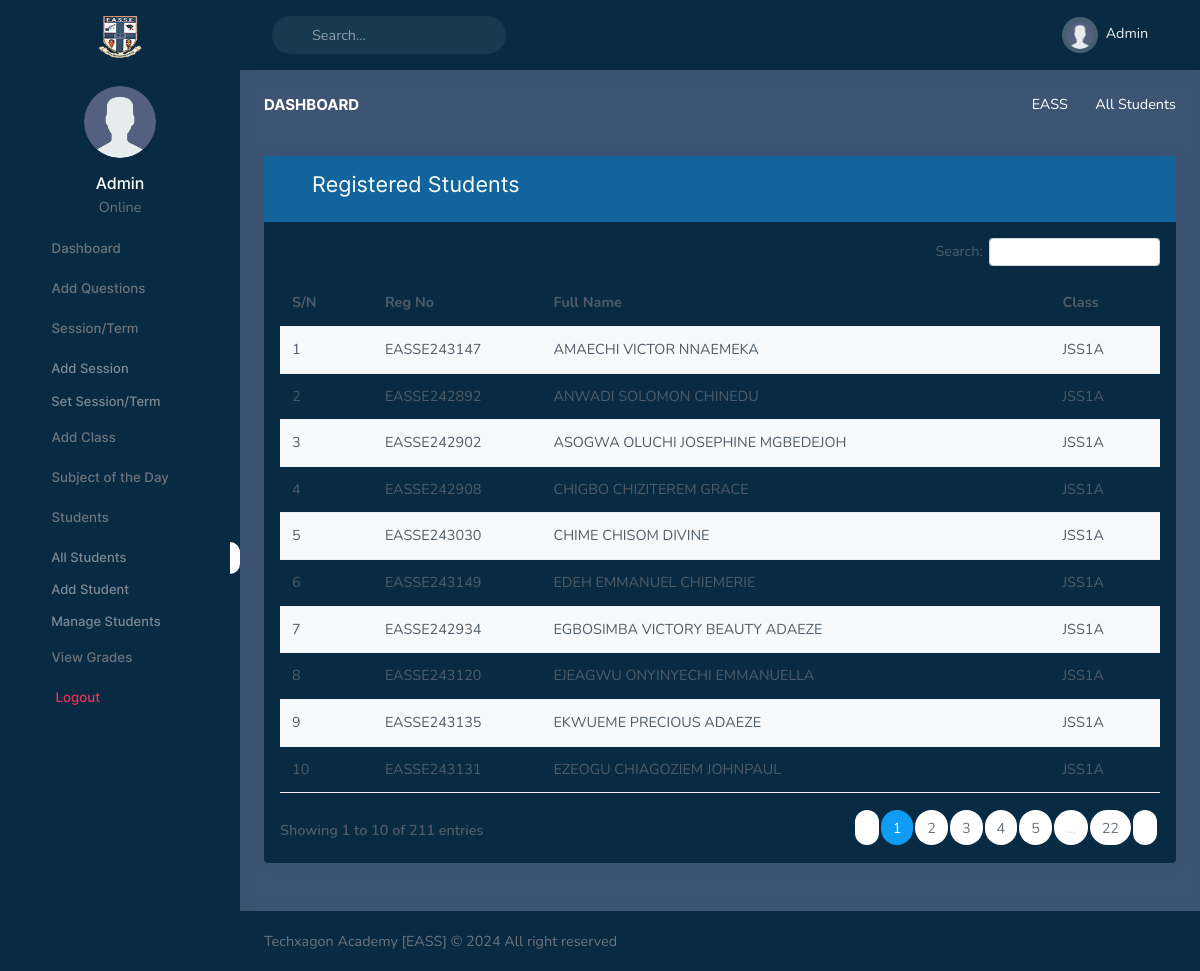
The page /dashboard/students.php (signed in) on the database its author committed.
### tables this page shows
CREATE TABLE `students` (
  `id` bigint(255) NOT NULL,
  `reg_no` varchar(255) NOT NULL,
  `fullname` varchar(255) NOT NULL,
  `class` varchar(255) NOT NULL,
  `English_Language` varchar(255) NOT NULL,
  `Mathematics` varchar(255) NOT NULL,
  `Business_Studies` varchar(255) NOT NULL,
  `Agric_Science` varchar(255) NOT NULL,
  `Basic_Science` varchar(255) NOT NULL,
  `Basic_Technology` varchar(255) NOT NULL,
  `CRS` varchar(255) NOT NULL,
  `Social_Studies` varchar(255) NOT NULL,
  `History` varchar(255) NOT NULL,
  `Civic_Education` varchar(255) NOT NULL,
  `Igbo` varchar(255) NOT NULL,
  `Computer_Studies` varchar(255) NOT NULL,
  `French_Language` varchar(255) NOT NULL,
  `CCA` varchar(255) NOT NULL,
  `Home_Economics` varchar(255) NOT NULL,
  `HPE` varchar(255) NOT NULL,
  `Security_Education` varchar(255) NOT NULL
);

### dashboard/students.php (the view, shortened to what this page needs)
<?php
include_once __DIR__ . '/partials/admin_header.php';
?>
<div class="vertical-menu" style="background-color: #082B43;">
	<div data-simplebar class="h-100">
		<div class="user-profile text-center mt-3">
			<div class="">
				<img src="<?= ROOT_URL ?>dashboard/assets/images/users_avatar/user.png" alt="user-img" title="<?= $username ?>" class="rounded-circle avatar-md">
			</div>
			<div class="mt-3">
				<h4 class="font-size-16 mb-1 text-white"><?= $username ?></h4>
				<span class="text-muted"><i class="ri-record-circle-line align-middle font-size-14 text-success"></i> Online</span>
			</div>
		</div>
		<div id="sidebar-menu">
			<ul class="metismenu list-unstyled" id="side-menu">
				<li>
					<a href="index.php" class="waves-effect">
						<i class="ri-dashboard-line"></i>
						<span>Dashboard</span>
					</a>
				</li>
				<li>
					<a href="add_questions.php" class="waves-effect">
						<i class="ri-file-add-line align-middle"></i>
						<span>Add Questions</span>
					</a>
				</li>
				<li>
					<a href="javascript: void(0);" class="has-arrow waves-effect">
						<i class="ri-file-add-line align-middle"></i>
						<span>Session/Term</span>
					</a>
					<ul class="sub-menu" aria-expanded="false">
						<li><a href="add_session.php">Add Session</a></li>
						<li><a href="set_session_term.php">Set Session/Term</a></li>
					</ul>
				</li>
				<li>
					<a href="add_class.php" class="waves-effect">
						<i class="ri-file-add-line align-middle"></i>
						<span>Add Class</span>
					</a>
				</li>
				<li>
					<a href="subject_of_the_day.php" class="waves-effect">
						<i class="ri-file-add-line align-middle"></i>
						<span>Subject of the Day</span>
					</a>
				</li>
				<li>
					<a href="javascript: void(0);" class="has-arrow waves-effect">
						<i class=" ri-group-line"></i>
						<span>Students</span>
					</a>
					<ul class="sub-menu" aria-expanded="false">
						<li class="current"><a href="students.php">All Students</a></li>
						<li><a href="add_student.php">Add Student</a></li>
						<li><a href="manage_students.php">Manage Students</a></li>
					</ul>
				</li>
				<li>
					<a href="view_grades.php" class=" waves-effect">
						<i class="ri-wallet-line align-middle"></i>
						<span>View Grades</span>
					</a>
				</li>
				<li>
					<a href="<?= ROOT_URL ?>dashboard/logout.php?logout=1" class=" waves-effect">
						<i class="ri-shut-down-line align-middle me-1 text-danger"></i>
						<span class="text-danger">Logout</span>
					</a>
				</li>
			</ul>
		</div>
	</div>
</div>
<div class="main-content">
	<div class="page-content">
		<div class="container-fluid">
			<div class="row">
				<div class="col-12 mb-3">
					<div class="page-title-box d-sm-flex align-items-center justify-content-between">
						<h4 class="mb-sm-0 text-white">Dashboard</h4>
						<div class="page-title-right">
							<ol class="breadcrumb m-0">
								<li class="breadcrumb-item"><a class="text-white" href="javascript: void(0);">EASS</a></li>
								<li class="breadcrumb-item active text-white">All Students</li>
							</ol>
						</div>
					</div>
				</div>
			</div>
			<div class="row">
				<div class="col-lg-12 order-2 order-md-3 order-lg-2 mb-4">
					<div class="card" style="background-color: #082B43;">
						<div class="card-head px-5 py-3" style="background-color: #12659C;">
							<h4 class="fw-normal text-white">Registered Students</h4>
						</div>
						<div class="card-body p-0 px-3 py-3">
							<table id="datatable-buttons" class="table table-striped dt-responsive nowrap" style="border-collapse: collapse; border-spacing: 0; width: 100%;">
								<thead>
									<tr>
										<th>S/N</th>
										<th>Reg No</th>
										<th>Full Name</th>
										<th>Class</th>
									</tr>
								</thead>
								<tbody>
									<?php
									$query_students = mysqli_query($con, "SELECT * FROM students");
									?>
									<?php if (mysqli_num_rows($query_students) > 0) : ?>
										<?php
										$sn = 1;
										foreach ($query_students as $student_data) {
											$reg_no = $student_data['reg_no'];
											$fullname = $student_data['fullname'];
											$class = $student_data['class'];
										?>
											<tr>
												<td><?= $sn++; ?></td>
												<td><?= $reg_no; ?></td>
												<td><?= $fullname; ?></td>
												<td><?= $class; ?></td>
											</tr>
										<?php
										}
										?>
									<?php endif ?>
								</tbody>
							</table>
						</div>
					</div>
				</div>
			</div>
		</div>
	</div>
</div>
<?php
include_once __DIR__ . '/partials/footer.php';
?>

### dashboard/partials/admin_header.php (shortened to what this page needs)
<?php
require_once __DIR__ . '/../../config/database.php';
$admin_id = $_SESSION['eass_admin']['id'];
?>
<!doctype html>
<html lang="en">
<head>
  <link href="assets/libs/admin-resources/jquery.vectormap/jquery-jvectormap-1.2.2.css" rel="stylesheet" type="text/css" />
  <link href="assets/libs/datatables.net-bs4/css/dataTables.bootstrap4.min.css" rel="stylesheet" type="text/css" />
  <link href="assets/libs/datatables.net-responsive-bs4/css/responsive.bootstrap4.min.css" rel="stylesheet" type="text/css" />
  <link href="assets/css/bootstrap.min.css" id="bootstrap-style" rel="stylesheet" type="text/css" />
  <link href="assets/css/icons.min.css" rel="stylesheet" type="text/css" />
  <link href="assets/css/app.min.css" id="app-style" rel="stylesheet" type="text/css" />
  <link href="assets/libs/select2/css/select2.min.css" rel="stylesheet" type="text/css">
</head>
<body data-topbar="dark" style="background-color: #3D5573;">
  <div id="layout-wrapper">
    <header id="page-topbar" style="background-color: #082B43;">
      <div class="navbar-header">
        <div class="d-flex">
          <div class="navbar-brand-box">
            <a href="index.php" class="logo logo-light">
              <span class="logo-lg">
                <img src="assets/images/logo.png" alt="logo-light" height="42">
              </span>
            </a>
          </div>
          <button type="button" class="btn btn-sm px-3 font-size-24 header-item waves-effect" id="vertical-menu-btn">
          </button>
          <form class="app-search d-none d-lg-block">
            <div class="position-relative">
              <input type="text" class="form-control" placeholder="Search...">
            </div>
          </form>
        </div>
        <div class="d-flex">
          <div class="dropdown d-lg-inline-block d-none ms-1">
            <button type="button" class="btn header-item noti-icon waves-effect" data-toggle="fullscreen">
            </button>
          </div>
          <div class="dropdown d-inline-block user-dropdown">
            <?php
            $query_admin = mysqli_query($con, "SELECT * FROM admin WHERE id = $admin_id");
            if (mysqli_num_rows($query_admin) == 1) {
              $user_info = mysqli_fetch_assoc($query_admin);
              $username = $user_info["username"];
            }
            ?>
            <button type="button" class="btn header-item waves-effect" id="page-header-user-dropdown" data-bs-toggle="dropdown" aria-haspopup="true" aria-expanded="false">
              <img src="<?= ROOT_URL ?>dashboard/assets/images/users_avatar/user.png" alt="user-img" title="<?= $username ?>" class="rounded-circle header-profile-user p-1">
              <span class="d-none d-xl-inline-block ms-1"><?= $username ?></span>
            </button>
          </div>
          <div class="dropdown d-inline-block">
            <button type="button" class="btn header-item noti-icon right-bar-toggle waves-effect">
            </button>
          </div>
        </div>
      </div>
    </header>

### dashboard/students.php (style rules this page uses)
.current { border-right: 10px solid #fff; border-radius: 10px; }

### rows shown on the page
students: reg_no "EASSE243147", fullname "AMAECHI VICTOR NNAEMEKA", class "JSS1A"
students: reg_no "EASSE242892", fullname "ANWADI SOLOMON CHINEDU", class "JSS1A"
students: reg_no "EASSE242902", fullname "ASOGWA OLUCHI JOSEPHINE MGBEDEJOH", class "JSS1A"
students: reg_no "EASSE242908", fullname "CHIGBO CHIZITEREM GRACE", class "JSS1A"
students: reg_no "EASSE243030", fullname "CHIME CHISOM DIVINE", class "JSS1A"
students: reg_no "EASSE243149", fullname "EDEH EMMANUEL CHIEMERIE", class "JSS1A"
students: reg_no "EASSE242934", fullname "EGBOSIMBA VICTORY BEAUTY ADAEZE", class "JSS1A"
students: reg_no "EASSE243120", fullname "EJEAGWU ONYINYECHI EMMANUELLA", class "JSS1A"
students: reg_no "EASSE243135", fullname "EKWUEME PRECIOUS ADAEZE", class "JSS1A"
students: reg_no "EASSE243131", fullname "EZEOGU CHIAGOZIEM JOHNPAUL", class "JSS1A"

### other values the page prints
$username "Admin"
